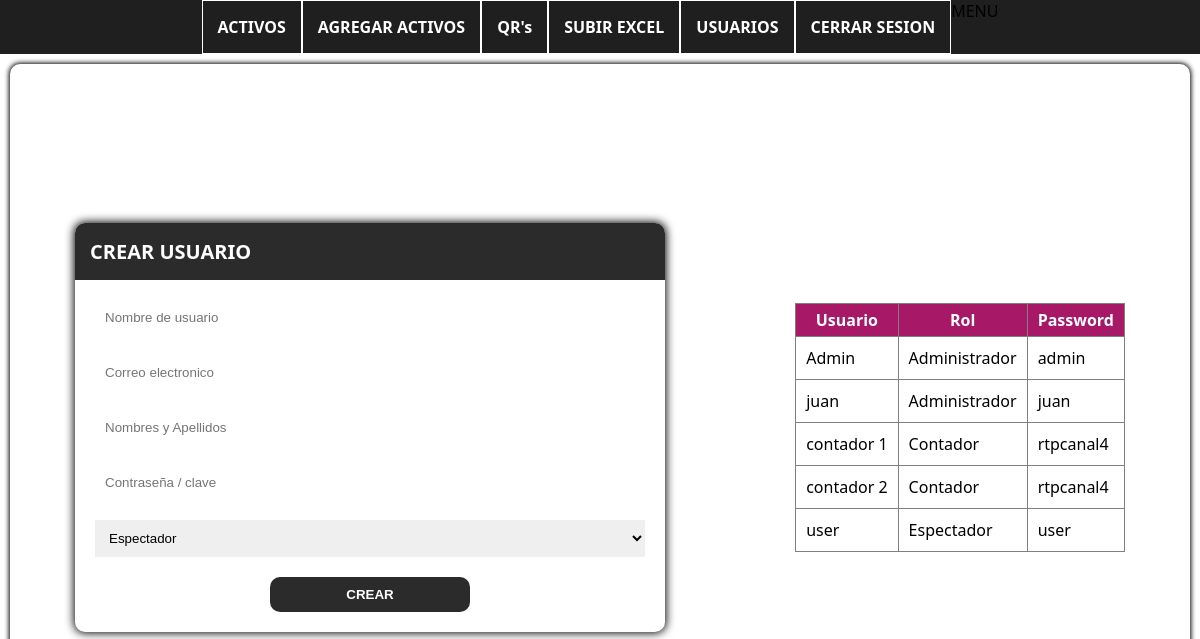
The app's page /html/usuarios.php (signed in) with its own data.
### tables this page shows
CREATE TABLE `usuarios` (
  `id_usuario` int NOT NULL,
  `usuario` varchar(50) NOT NULL,
  `correo` varchar(255) NOT NULL,
  `nombre` varchar(50) NOT NULL,
  `pass` varchar(50) NOT NULL,
  `id_rol` int NOT NULL
);

CREATE TABLE `roles` (
  `id_rol` int NOT NULL,
  `des_rol` varchar(50) NOT NULL,
  `descripcion` text NOT NULL
);

### connection/Conexion.php (called while the page is built, shortened)
<?php
    class Conexion{
        private static $host = 'localhost';
        private static $dbname = 'inventory';
        private static $user = 'root';
        private static $password = '';
        private static $con;
        public static function Abrir() {
            if (!isset(self::$con)) {
                try {
                    $connection = "mysql:host=" . self::$host . ";dbname=" . self::$dbname;
                    self::$con = new PDO($connection, self::$user, self::$password);
                    self::$con->setAttribute(PDO::ATTR_ERRMODE, PDO::ERRMODE_EXCEPTION);
                } catch (PDOException $th) {
                    echo $th->getMessage();
                    die();
                }
            }
            return self::$con;
        }
    }

### class/Roles.php (called while the page is built)
<?php
    class Roles{
        static function Ver(){
            try {
                $sql = "SELECT * FROM roles ORDER BY id_rol DESC";
                $stmt = Conexion::Abrir()->prepare($sql);
                $stmt->execute();
                return $stmt->fetchAll(PDO::FETCH_OBJ);
            } catch (PDOException $th) {
                echo $th->getMessage();
            }
        }
    }

### class/Usuarios.php (called while the page is built, shortened)
<?php
    class Usuarios{
        static function Ver(){
            try {
                $sql = "SELECT * FROM usuarios inner join roles on roles.id_rol = usuarios.id_rol";
                $stmt = Conexion::Abrir()->prepare($sql);
                $stmt->execute();
                return $stmt->fetchAll(PDO::FETCH_OBJ);
            } catch (PDOException $th) {
                echo $th->getMessage();
            }
        }
    }

### html/usuarios.php (the view, shortened to what this page needs)
<?php include '../templates/header.php' ?>
<link rel="stylesheet" href="../css/usuarios1.css">
<form action="" method="post">
    <header>Crear usuario</header>
    <div>
        <input class="campo" required type="text" name="usuario" id="" placeholder="Nombre de usuario">
        <input class="campo" type="email" name="email" id="" placeholder="Correo electronico">
        <input class="campo" type="text" name="nombres" id="" placeholder="Nombres y Apellidos">
        <input class="campo" required type="password" name="password" id="" placeholder="Contraseña / clave">
        <select class="campo" required name="rol" id="">
            <?php foreach(Roles::Ver() as $row):?>
                <option value="<?= $row->id_rol ?>"><?= $row->des_rol ?></option>
            <?php endforeach?>
        </select>
    </div>
    <button type="submit" name="crear_usuario">CREAR</button>
</form>
<table border="1">
    <thead>
        <th>Usuario</th>
        <th>Rol</th>
        <th>Password</th>
    </thead>
    <tbody>
        <?php foreach(Usuarios::Ver() as $row):?>
            <tr>
                <td><?= $row->usuario ?></td>
                <td><?= $row->des_rol ?></td>
                <td class="simbolos"><?= $row->pass ?></td>
            </tr>
        <?php endforeach?>
    </tbody>
</table>

### css/index5.css (style rules this page uses)
body { display: flex; flex-direction: column; margin: 0%; width: 100%; height: 100vh; font-family: system-ui, -apple-system, BlinkMacSystemFont, 'Segoe UI', Roboto, Oxygen, Ubuntu, Cantarell, 'Open Sans', 'Helvetica Neue', sans-serif; }

### css/usuarios1.css (style rules this page uses)
header { color: white; padding: 15px; font-size: 20px; font-weight: bolder; text-transform: uppercase; background-color: rgb(43, 43, 43); }
form { border-radius: 10px; overflow: hidden; box-shadow: 0 0 10px 1px black; display: flex; flex-direction: column; }
input, select { padding: 10px; outline: none; border: none; }
form > div { display: flex; flex-direction: column; padding: 20px; gap: 20px; }
button { padding: 10px; margin-bottom: 20px; width: 200px; color: white; align-self: center; font-weight: bolder; border: none; border-radius: 10px; cursor: pointer; transition: .2s; background: rgb(43,43,43); }
table { border-collapse: collapse; }
table th { color: white; padding: 5px 10px; background-color: rgb(167,24,102); }
td { padding: 10px; }
@media (min-width: 600px) { form { width: 50%; } }

### records on screen
usuarios: usuario "Admin", id_rol.des_rol "Administrador", pass "admin"
usuarios: usuario "juan", id_rol.des_rol "Administrador", pass "juan"
usuarios: usuario "contador 1", id_rol.des_rol "Contador", pass "rtpcanal4"
usuarios: usuario "contador 2", id_rol.des_rol "Contador", pass "rtpcanal4"
usuarios: usuario "user", id_rol.des_rol "Espectador", pass "user"

### other values on screen
form field rol "Espectador"
